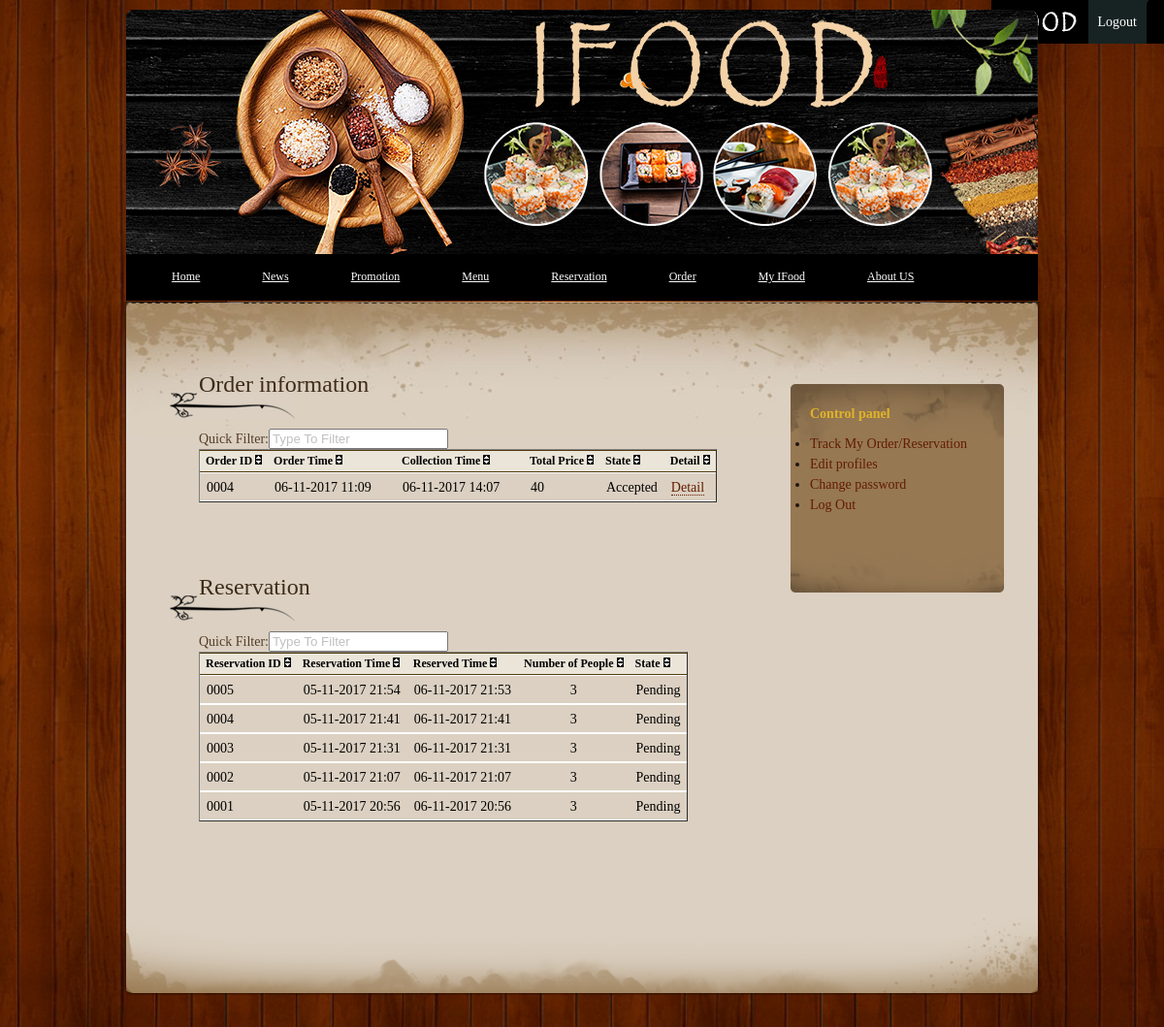
/trackOrder.php (signed in), run on the app's committed database.
### tables this page shows
CREATE TABLE `orders` (
  `order_id` int(11) NOT NULL AUTO_INCREMENT,
  `user_id` int(11) DEFAULT NULL,
  `order_time` datetime DEFAULT NULL,
  `date` datetime DEFAULT NULL,
  `total_price` decimal(10,0) DEFAULT NULL,
  `type` varchar(100) DEFAULT NULL COMMENT '// delivery',
  `state` varchar(100) DEFAULT NULL COMMENT '// Accepted, Ready_for_collection, collected, cancelled',
  `address` varchar(100) DEFAULT NULL,
  `reservation` varchar(100) DEFAULT NULL,
  PRIMARY KEY (`order_id`)
);

CREATE TABLE `reservation` (
  `reservation_id` int(11) NOT NULL AUTO_INCREMENT,
  `date` datetime DEFAULT NULL,
  `current` datetime DEFAULT NULL,
  `state` varchar(100) DEFAULT NULL,
  `people` varchar(100) DEFAULT NULL,
  `user_id` int(11) DEFAULT NULL,
  `comment` text,
  PRIMARY KEY (`reservation_id`)
);

### trackOrder.php (the view, shortened to what this page needs)
<?php
if(!isset($_SESSION['user_name'])){
 header('Location: login.php');
 }else{
include 'dbFunctions.php';
$user_id=$_SESSION['user_id'];
$querys = "SELECT COUNT(*) FROM orders WHERE user_id LIKE '$user_id'";
$resultO = mysqli_query($link, $querys) or die(mysqli_error($link));
$num_rowO=mysqli_fetch_row($resultO);
$queryNumO = "SELECT * FROM orders WHERE user_id LIKE '$user_id' ORDER BY date DESC ";
$result = mysqli_query($link, $queryNumO) or die(mysqli_error($link));
$querys = "SELECT COUNT(*) FROM reservation WHERE user_id LIKE '$user_id'";
$results = mysqli_query($link, $querys) or die(mysqli_error($link));
$num_rows=mysqli_fetch_row($results);
$queryNum = "SELECT * FROM reservation WHERE user_id LIKE '$user_id' ORDER BY date DESC ";
$resultR = mysqli_query($link, $queryNum) or die(mysqli_error($link));
?>
<!DOCTYPE html PUBLIC "-//W3C//DTD XHTML 1.0 Transitional//EN" "http://www.w3.org/TR/xhtml1/DTD/xhtml1-transitional.dtd">
<html xmlns="http://www.w3.org/1999/xhtml">
<head>
<link href="style.css" rel="stylesheet" type="text/css" />
<link href="css/table.css" rel="stylesheet" type="text/css" media="screen" />
</head>
<body>
<div id="container_wrapper_outter">
                <div style="position:fixed ;right:0px;">
        <ul id="bar">
            <li class="logo">
                <img style="float:left;" alt="" src="images/left.png"/>
            </li>
            <li>
                    <a href="logOut.php">Logout</a>
            </li>
        </ul>
        <img style="float:left;" alt="" src="images/right.png"/>
    </div>
<div id="container_wrapper_inner">
<div id="container">
    <div id="menu">
        <div id="main_Logo"></div>
    <ul id="nav">
            <li><a href="index.php">Home</a></li>
            <li><a href="promotion.php">News</a></li>
            <li><a href="promotion.php?category=Promotion">Promotion</a></li>
            <li><a href="menu.php" >Menu</a></li>
            <li><a href="reservation.php">Reservation</a></li>
            <li><a href="order.php" >Order</a></li>
            <li><a href="trackOrder.php">My IFood</a></li>
            <li><a href="about_us.php">About US</a></li>
</ul>
 </div>
    <div id="content_wrapper">
        <div id="content" >
                            <div style="margin-top: 10px" id="side_column">
            		<div class="side_column_section">
                                     <h3>Control panel</h3>
                                     <ul>
                                     <li><a href="trackOrder.php">Track My Order/Reservation</a></li>
                                     <li><a href="usercenter.php">Edit profiles</a></li>
                                     <li><a href="changepassword.php">Change password</a></li>
                                     <li><a href="logOut.php">Log Out</a></li>
                                     </ul>
                        </div>
            	<div  class="side_column_bottom"></div>
            </div>
        	<div id="main_column">
                <div class="section_w590" style="width: 990px;">
                	<h2>Order information</h2>
                    <div class="section_w590_content">
                               <?php if ($num_rowO[0]==0){
                        echo "No order history.";
                    }else{
?>
                     <label>Quick Filter:</label><input id="searchInput" value="Type To Filter" /><br/>
                         <table id="table" border="1">
                                <thead>
    	<tr>
            <th style="font-size: 12px;">Order ID<span>&nbsp;</span><img src="images/arrow.png" alt="Sortable"/></th>
            <th width="120" style="font-size: 12px;">Order Time<span>&nbsp;</span><img src="images/arrow.png" alt="Sortable"/></th>
            <th width="120" style="font-size: 12px;">Collection Time<span>&nbsp;</span><img src="images/arrow.png" alt="Sortable"/></th>
            <th style="font-size: 12px;" >Total Price<span>&nbsp;</span><img src="images/arrow.png" alt="Sortable"/></th>
            <th style="font-size: 12px;" >State<span>&nbsp;</span><img src="images/arrow.png" alt="Sortable"/></th>
            <th style="font-size: 12px;" >Detail<span>&nbsp;</span><img src="images/arrow.png" alt="Sortable"/></th>
        </tr>
    </thead>
                            <tbody id="fbody">
                            <?php
                            while($rows=mysqli_fetch_array($result)){
                                $order_id=$rows['order_id'];
                                $collection_time = $rows['date'];
                                $order_time=$rows['order_time'];
                                $ct= date('d-m-Y H:i',strtotime($collection_time));
                                $ot= date('d-m-Y H:i',strtotime($order_time));
                                $tp = $rows['total_price'];
                                $state = $rows['state'];
                                $o_id=str_pad($order_id, 4, "0", STR_PAD_LEFT);
                                ?>
                           <tr><td><?php echo $o_id;?></td>
                               <td><?php echo $ot;?></td>
                           <td><?php echo $ct;?></td>
                           <td><?php echo $tp;?></td>
                           <td><?php echo $state;?></td>
                           <td><a href="orderdetail_t.php?order_id=<?php echo $order_id; ?>" onclick="OpenPopup(this.href); return false">Detail</a></td>
                           </tr>
                            <?php
                            }
?>  </tbody>
                              	</table>
                        <?php } ?>
                    </div>
                </div>
                <br /><br /><br />
                <div class="section_w590">
                	<h2>Reservation</h2>
              <div class="section_w590_content" style="width: 990px;">
                    <?php if ($num_rows[0]==0){
                        echo "No reservation history.";
                    }else{
?>
                  <label>Quick Filter:</label><input id="searchInput2" value="Type To Filter" /><br/>
                     <table id="table"  border="1">
                                <thead>
    	<tr>
            <th style="font-size: 12px;">Reservation ID<span>&nbsp;</span><img src="images/arrow.png" alt="Sortable"/></th>
            <th style="font-size: 12px;">Reservation Time<span>&nbsp;</span><img src="images/arrow.png" alt="Sortable"/></th>
            <th style="font-size: 12px;">Reserved Time<span>&nbsp;</span><img src="images/arrow.png" alt="Sortable"/></th>
            <th style="font-size: 12px;">Number of People<span>&nbsp;</span><img src="images/arrow.png" alt="Sortable"/></th>
            <th style="font-size: 12px;">State<span>&nbsp;</span><img src="images/arrow.png" alt="Sortable"/></th>
        </tr>
    </thead>
                            <tbody id="fbody2">
                            <?php
                            while($rowsR=mysqli_fetch_array($resultR)){
                                $reservation_id=$rowsR['reservation_id'];
                                $r_time = $rowsR['date'];
                                $rd= date('d-m-Y H:i',strtotime($r_time));
                                $c_time = $rowsR['current'];
                                $rc= date('d-m-Y H:i',strtotime($c_time));
                                $people=$rowsR['people'];
                                $state = $rowsR['state'];
                                $r_id=str_pad($reservation_id, 4, "0", STR_PAD_LEFT);
                                ?>
                           <tr><td><?php echo $r_id;?></td>
                               <td><?php echo $rc;?></td>
                           <td><?php echo $rd;?></td>
                           <td  style="text-align: center;"><?php echo $people;?></td>
                           <td><?php echo $state;?></td>
                           </tr>
                            <?php
                            }
?>  </tbody>
                              	</table>
                        <?php }?>
                  </div>
                </div>
            </div>
        </div>
        <div class="content_bottom"></div>
	</div>
    <div id="footer">
    	Copyright © 2017 <a href="index.php">IFood</a>
    </div>
</div>
</div>
</div>
</body>
</html>
<?php }?>

### style.css (style rules this page uses)
html { background: url(images/wg.png) no-repeat center center fixed; -webkit-background-size: cover; -ms-background-size: cover; -moz-background-size: cover; -o-background-size: cover; background-size: cover; }
body { margin: 0; padding: 0; line-height: 1.5em; font-family: Georgia, "Times New Roman", Times, serif; font-size: 14px; color: #543d27; }
a:link, a:visited { color: #631c00; text-decoration: none; font-weight: normal; }
img { margin: 0px; padding: 0px; border: none; }
h2 { margin: 0px; padding: 2px 0; font-size: 30px; font-weight: normal; }
h3 { margin: 0 0 10px 0; padding: 0 0 0px 0; font-size: 14px; font-weight: bold; color: #e0b328; }
#container_wrapper_outter { width: 100%; }
#container_wrapper_inner { width: 100%; }
#container { width: 1000px; margin: 0 auto; }
#main_Logo { position: absolute; width: 940px; height: 300px; border-color: black; margin-top: 10px; background: url(images/title_new.png) no-repeat; }
#menu { position: relative; clear: both; width: 930px; height: 310px; padding: 0 30px; background: no-repeat; }
#nav { margin-top: 260px; margin-left: 15px; position: relative; float: left; }
#nav li { float: left; list-style: none; border-right: 0px solid red; border-left: 0px solid red; }
#nav li a { position: relative; float: left; font-family: Georgia, "Times New Roman", Times, serif; font-size: 12px; color: #fff; text-decoration: underline; padding: 15px 32px; }
ul, li { margin: 0; padding: 0; }
#content_wrapper { position: relative; clear: both; padding: 0px 10px 0px 0px; width: 990px; background: url(images/content_middle.png) center repeat-y; }
#content { width: 940px; padding: 75px 35px 0px 25px; margin-bottom: 85px; background: url(images/btm.png) top no-repeat; }
#content_wrapper .content_bottom { position: absolute; width: 990px; height: 85px; bottom: -85px; padding: 0px 10px 0px 0px; background: url(images/footer_bg.png) top no-repeat; }
#content h2 { display: block; font-size: 24px; padding: 0 0 25px 30px; margin-bottom: 10px; color: #3e2b18; background: url(images/h2_bg.png) bottom left no-repeat; }
#main_column { float: left; width: 590px; margin-left: 50px; }
#side_column { position: relative; float: right; width: 180px; color: #20150f; background: #967853 url(images/side_column_top.png) no-repeat; margin: 50px 30px 50px 0; padding: 20px 20px 0 20px; }
#side_column .side_column_bottom { position: absolute; bottom: -50px; left: 0px; width: 220px; height: 50px; background:url(images/side_column_bottom.png) no-repeat; }
#main_column .section_w590 { width: 600px; }
.section_w590_content { padding-left: 30px; }
#side_column .side_column_section { margin-bottom: 30px; }
#footer { clear: both; text-align: center; width: 930px; padding: 50px 30px; color: #595144; }
#footer a { color: #696052; }
#bar { margin:0px; padding:0px; list-style:none; color:#fff; line-height:45px; display:inline-block; float:left; z-index:1000; }
#bar a { color:#fff; text-decoration:none; }
#bar > li { background:#172322 none repeat scroll 0 0; cursor:pointer; float:left; position:relative;padding:0px 10px; }
#bar .logo { background:transparent none repeat scroll 0% 0%; padding:0px; background-color:Transparent; }

### css/table.css (style rules this page uses)
table { font:normal 76%/150%; border-collapse:separate; border-spacing:0; margin:0 0 1em; color:#000; }
table a { color:#523A0B; text-decoration:none; border-bottom:1px dotted; }
thead th, thead td, tfoot th, tfoot td { font-size:0.5em; border:1px solid #523A0B; border-width:1px 0; background:#EBE5D9; }
th { font-weight:bold; line-height:normal; padding:0.25em 0.5em; text-align:left; }
tbody th, td { font-size:1em; padding:0.25em 0.5em; text-align:left; vertical-align:top; }
tbody td, tbody th { border:1px solid #fff; border-width:1px 0; }

### data on the page
orders: order_id "0004", order_time "06-11-2017 11:09", date "06-11-2017 14:07", total_price "40", state "Accepted"
reservation: reservation_id "0005", current "05-11-2017 21:54", date "06-11-2017 21:53", people "3", state "Pending"
reservation: reservation_id "0004", current "05-11-2017 21:41", date "06-11-2017 21:41", people "3", state "Pending"
reservation: reservation_id "0003", current "05-11-2017 21:31", date "06-11-2017 21:31", people "3", state "Pending"
reservation: reservation_id "0002", current "05-11-2017 21:07", date "06-11-2017 21:07", people "3", state "Pending"
reservation: reservation_id "0001", current "05-11-2017 20:56", date "06-11-2017 20:56", people "3", state "Pending"
